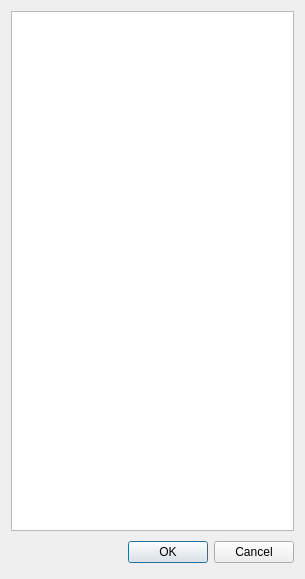
<?xml version="1.0" encoding="UTF-8"?>
<ui version="4.0">
 <class>SelectApp</class>
 <widget class="QDialog" name="SelectApp">
  <property name="geometry">
   <rect>
    <x>0</x>
    <y>0</y>
    <width>305</width>
    <height>579</height>
   </rect>
  </property>
  <property name="windowTitle">
   <string>Select App</string>
  </property>
  <layout class="QVBoxLayout" name="verticalLayout">
   <item>
    <widget class="QListWidget" name="appList"/>
   </item>
   <item>
    <layout class="QHBoxLayout">
     <property name="spacing">
      <number>6</number>
     </property>
     <property name="leftMargin">
      <number>0</number>
     </property>
     <property name="topMargin">
      <number>0</number>
     </property>
     <property name="rightMargin">
      <number>0</number>
     </property>
     <property name="bottomMargin">
      <number>0</number>
     </property>
     <item>
      <spacer>
       <property name="orientation">
        <enum>Qt::Horizontal</enum>
       </property>
       <property name="sizeHint" stdset="0">
        <size>
         <width>131</width>
         <height>31</height>
        </size>
       </property>
      </spacer>
     </item>
     <item>
      <widget class="QPushButton" name="okButton">
       <property name="text">
        <string>OK</string>
       </property>
      </widget>
     </item>
     <item>
      <widget class="QPushButton" name="cancelButton">
       <property name="text">
        <string>Cancel</string>
       </property>
      </widget>
     </item>
    </layout>
   </item>
  </layout>
 </widget>
 <resources/>
 <connections>
  <connection>
   <sender>cancelButton</sender>
   <signal>clicked()</signal>
   <receiver>SelectApp</receiver>
   <slot>reject()</slot>
   <hints>
    <hint type="sourcelabel">
     <x>369</x>
     <y>253</y>
    </hint>
    <hint type="destinationlabel">
     <x>179</x>
     <y>282</y>
    </hint>
   </hints>
  </connection>
  <connection>
   <sender>okButton</sender>
   <signal>clicked()</signal>
   <receiver>SelectApp</receiver>
   <slot>accept()</slot>
   <hints>
    <hint type="sourcelabel">
     <x>278</x>
     <y>253</y>
    </hint>
    <hint type="destinationlabel">
     <x>96</x>
     <y>254</y>
    </hint>
   </hints>
  </connection>
 </connections>
</ui>
